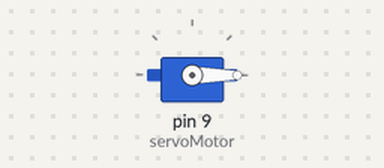
Simulated run of this sketch. Board: Arduino Uno, built with avr-gcc and run on an emulated ATmega328P. On the bench: servo.

Above: at 1.05 s.
At 3.25 s:
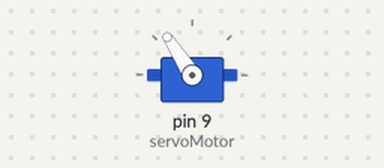
At 4.25 s:
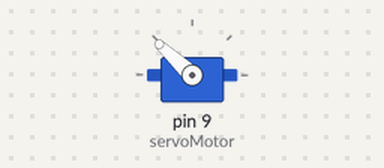
At 5.5 s:
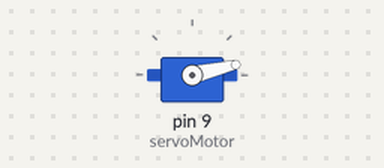
Timing chart, 0 to 7.0 s (numbered marks = the images above):
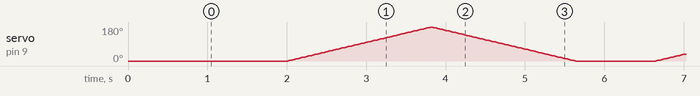

The sketch:

sketch_mar6a.ino
```cpp
#include <Servo.h>

// Declaramos la variable para controlar el servo
Servo servoMotor;

void ajuste_inicial() {
    // Desplazamos a la posición 0°
    servoMotor.write(0);
    // Esperamos 1 segundo
    delay(1000);
}

void setup() {
    // Iniciamos el monitor serie para mostrar el resultado
    Serial.begin(9600);

    // Iniciamos el servo para que empiece a trabajar con el pin 9
    servoMotor.attach(9); // Nos permite indicar en qué pin PWM tenemos conectado nuestro servo
    ajuste_inicial();
}

void tres_angulos() {
    // Desplazamos a la posición 0°
    servoMotor.write(0);
    // Esperamos 3 segundos
    delay(500);

    // Desplazamos a la posición 90°
    servoMotor.write(90);
    // Esperamos 4 segundos
    delay(500);

    // Desplazamos a la posición 180°
    servoMotor.write(180);
    // Esperamos 5 segundos
    delay(500);
}

void vigilancia() {
    for (int i = 0; i <= 180; i++) {
        // Desplazamos al ángulo correspondiente
        servoMotor.write(i);
        // Hacemos una pausa de 10ms
        delay(10);
    }

    // Para el sentido negativo
    for (int i = 179; i >= 0; i--) {
        // Desplazamos al ángulo correspondiente
        servoMotor.write(i);
        // Hacemos una pausa de 10ms
        delay(10);
    }
}

void loop() {
    //Puedes llamar a la función que necesites aquí
    delay(1000);
     vigilancia();
}
```
